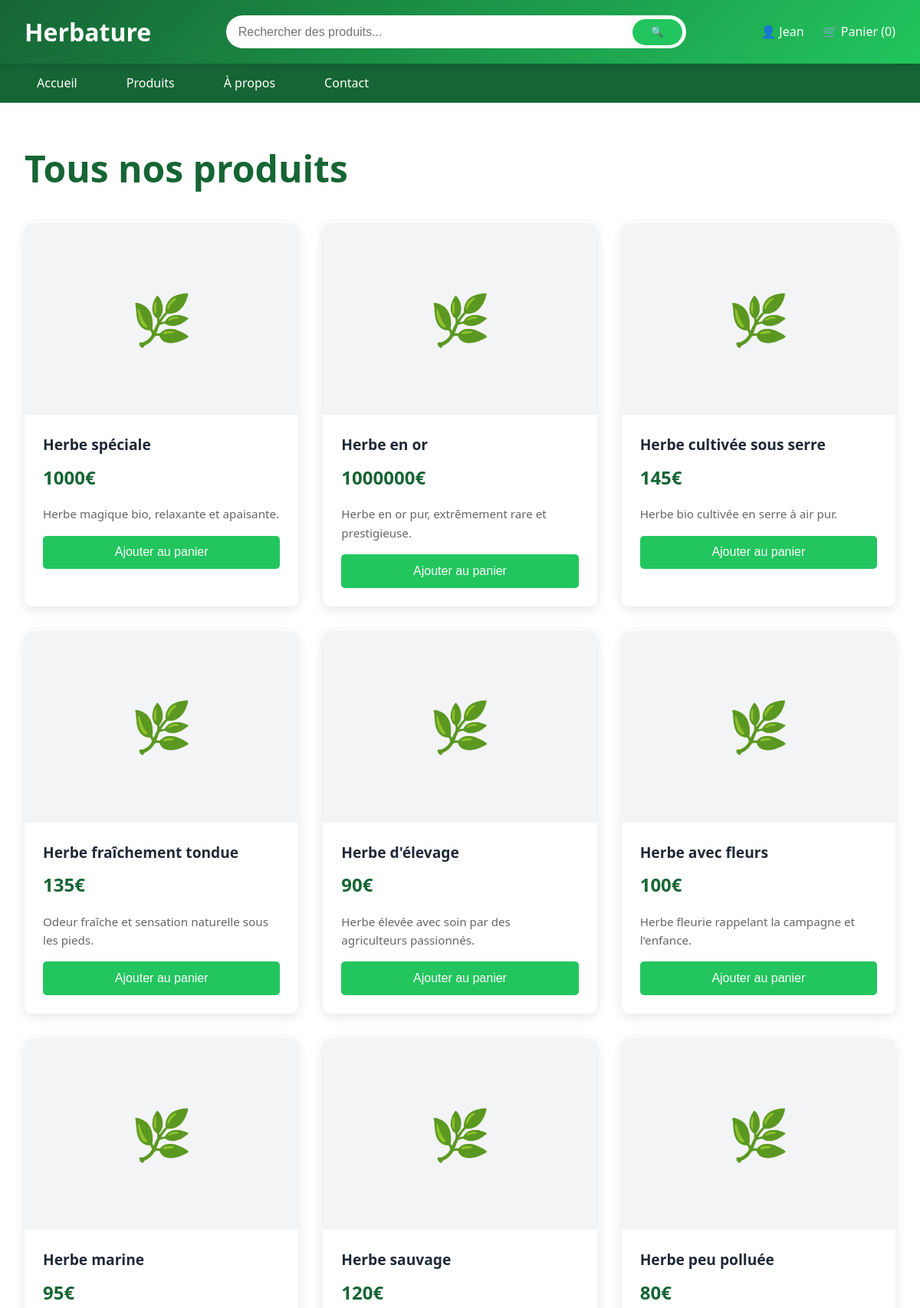
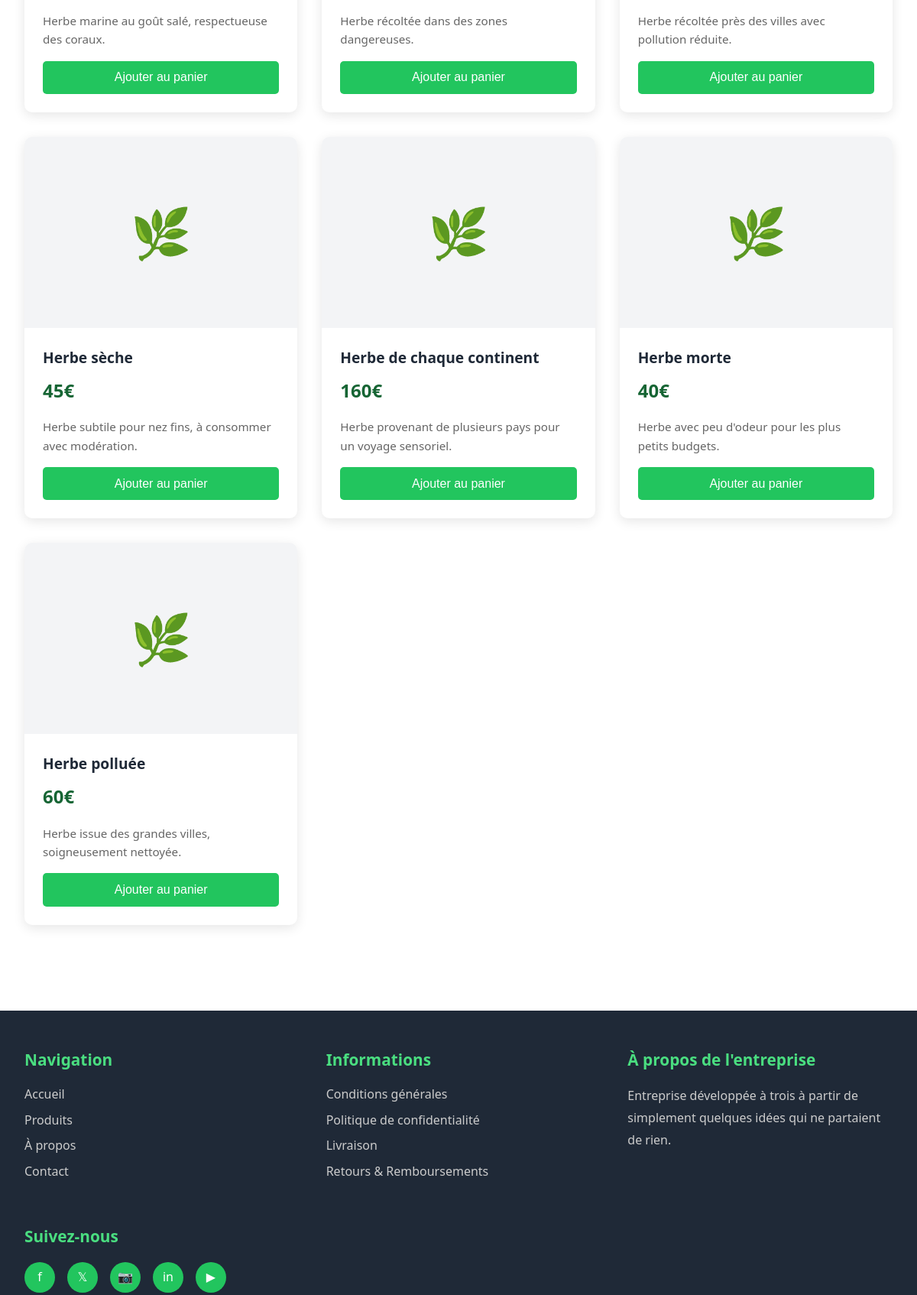
Page /produits (signed in, upper part) on the committed database (2 pictures, top to bottom).
### tables this page shows
CREATE TABLE produit (
    id_P INTEGER PRIMARY KEY AUTOINCREMENT,
    Nom VARCHAR(150) NOT NULL,
    Description TEXT,
    Prix DECIMAL(10, 2) NOT NULL,
    Promo DECIMAL(5, 2) DEFAULT 0,
    Stock INTEGER DEFAULT 0,
    Provenance TEXT,
    Qualiter TEXT,
    Nv_Polution INTEGER,
    Production TEXT,
    Type TEXT,
    Note DECIMAL(3, 2),
    Note_Client TEXT,
    P_HT DECIMAL(10, 2),
    id_F INTEGER,
    FOREIGN KEY (id_F) REFERENCES fournisseurs(id_F)
);

### app.py (the view)
@app.route('/produits')
def produits():
    conn = get_db_connection()
    produits = conn.execute('SELECT * FROM produit ORDER BY Note DESC').fetchall()
    conn.close()
    return render_template('produits.html', produits=produits)

### app.py (called while the page is built)
def get_db_connection():
    conn = sqlite3.connect(DB_PATH)
    conn.row_factory = sqlite3.Row
    return conn

### templates/produits.html (shortened to what this page needs)
{% extends "base.html" %}
{% block content %}
<div class="container">
    <h1 style="font-size: 3rem; margin-bottom: 2rem;">Tous nos produits</h1>
    <div class="products-grid">
        {% for produit in produits %}
        <div class="product-card" onclick="window.location.href='{{ url_for('detail_produit', id=produit['id_P']) }}'">
            <div class="product-image">🌿</div>
            <div class="product-info">
                <div class="product-title">{{ produit['Nom'] }}</div>
                <div class="product-price">{{ produit['Prix'] }}€</div>
                <div class="product-desc">{{ produit['Description'] }}</div>
                {% if produit['Stock'] > 0 %}
                <form method="POST" action="{{ url_for('ajouter_panier', id_produit=produit['id_P']) }}" onclick="event.stopPropagation()">
                    <button type="submit" class="btn-add-cart">Ajouter au panier</button>
                </form>
                {% else %}
                <button class="btn-add-cart" disabled style="background: #999; cursor: not-allowed;">Rupture de stock</button>
                {% endif %}
            </div>
        </div>
        {% endfor %}
    </div>
</div>
{% endblock %}

### static/css/style.css (style rules this page uses)
* { margin: 0; padding: 0; box-sizing: border-box; }
:root { --vert-clair: #4ade80; --vert-fonce: #166534; --vert-moyen: #22c55e; --gris-clair: #f3f4f6; --gris-fonce: #1f2937; }
body { font-family: 'Segoe UI', Tahoma, Geneva, Verdana, sans-serif; line-height: 1.6; color: #333; }
.container { max-width: 1400px; margin: 0 auto; padding: 3rem 2rem; }
.products-grid { display: grid; grid-template-columns: repeat(auto-fill, minmax(280px, 1fr)); gap: 2rem; margin-top: 2rem; }
.product-card { background: white; border-radius: 10px; overflow: hidden; box-shadow: 0 4px 15px rgba(0,0,0,0.1); transition: all 0.3s; cursor: pointer; }
.product-image { width: 100%; height: 250px; background: var(--gris-clair); display: flex; align-items: center; justify-content: center; font-size: 4rem; }
.product-info { padding: 1.5rem; }
.product-title { font-size: 1.2rem; font-weight: bold; margin-bottom: 0.5rem; color: var(--gris-fonce); }
.product-price { font-size: 1.5rem; color: var(--vert-fonce); font-weight: bold; margin-bottom: 1rem; }
.product-desc { color: #666; margin-bottom: 1rem; font-size: 0.95rem; }
.btn-add-cart { width: 100%; background: var(--vert-moyen); color: white; border: none; padding: 0.8rem; border-radius: 5px; font-size: 1rem; cursor: pointer; transition: background 0.3s; }
h1, h2 { color: var(--vert-fonce); }

### rows in the picture
produit: Nom "Herbe spéciale", Prix "1000", Description "Herbe magique bio, relaxante et apaisante."
produit: Nom "Herbe en or", Prix "1000000", Description "Herbe en or pur, extrêmement rare et prestigieuse."
produit: Nom "Herbe cultivée sous serre", Prix "145", Description "Herbe bio cultivée en serre à air pur."
produit: Nom "Herbe fraîchement tondue", Prix "135", Description "Odeur fraîche et sensation naturelle sous les pieds."
produit: Nom "Herbe d'élevage", Prix "90", Description "Herbe élevée avec soin par des agriculteurs passionnés."
produit: Nom "Herbe avec fleurs", Prix "100", Description "Herbe fleurie rappelant la campagne et l'enfance."
produit: Nom "Herbe marine", Prix "95", Description "Herbe marine au goût salé, respectueuse des coraux."
produit: Nom "Herbe sauvage", Prix "120", Description "Herbe récoltée dans des zones dangereuses."
produit: Nom "Herbe peu polluée", Prix "80", Description "Herbe récoltée près des villes avec pollution réduite."
produit: Nom "Herbe sèche", Prix "45", Description "Herbe subtile pour nez fins, à consommer avec modération."
produit: Nom "Herbe de chaque continent", Prix "160", Description "Herbe provenant de plusieurs pays pour un voyage sensoriel."
produit: Nom "Herbe morte", Prix "40", Description "Herbe avec peu d'odeur pour les plus petits budgets."
produit: Nom "Herbe polluée", Prix "60", Description "Herbe issue des grandes villes, soigneusement nettoyée."

### other values in the picture
{{ session.get('prenom', 'Profil') }} "Jean"
